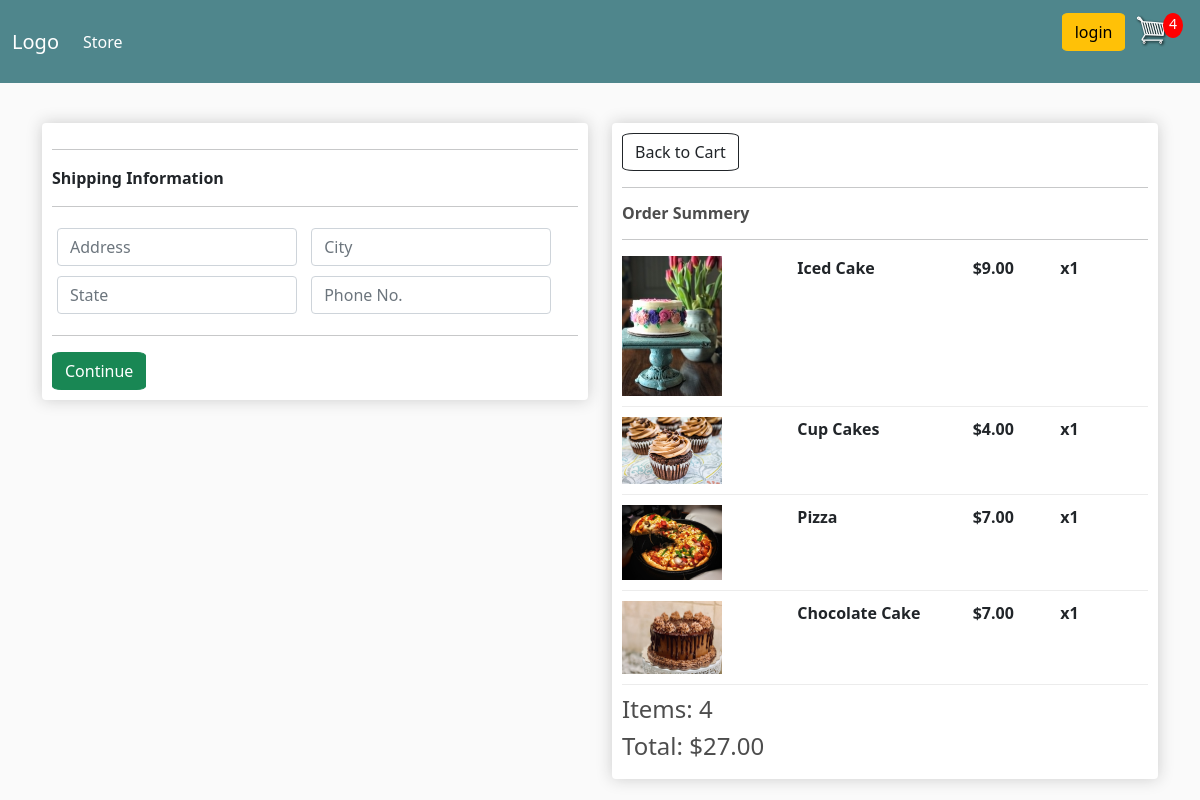
Screenshot of /checkout/ (signed in) with the database file from the repository.
### store/models.py (models this page shows, shortened)
class OrderItem(models.Model):
    product = models.ForeignKey(Product, on_delete=models.SET_NULL, null=True)
    order = models.ForeignKey(Order, on_delete=models.SET_NULL, null=True)
    quantity = models.IntegerField(default=0, blank=True, null=True)
    date_added = models.DateTimeField(auto_now_add=True)
    @property
    def get_total(self):
        total = self.product.price * self.quantity
        return total

class Product(models.Model):
    name = models.CharField(max_length=200, null=True)
    price = models.DecimalField(max_digits=5, decimal_places=2)
    digital = models.BooleanField(default=False, null=True, blank=False)
    image = models.ImageField(null=True, blank=True)
    @property
    def ImageURL(self):
        try:
            url = self.image.url
        except:
            url = ''
        return url

class Order(models.Model):
    customer = models.ForeignKey(
        Customer, on_delete=models.SET_NULL, blank=True, null=True)
    date_ordered = models.DateTimeField(auto_now_add=True)
    complete = models.BooleanField(default=False, blank=False, null=True)
    transaction_id = models.CharField(max_length=200, null=True)
    @property
    def shipping(self):
        shipping = False
        orderitems = self.orderitem_set.all()
        for i in orderitems:
            if i.product.digital == False:
                shipping = True
        return shipping
    @property
    def get_cart_total(self):
        orderitems = self.orderitem_set.all()
        total = sum([item.get_total for item in orderitems])
        return total
    @property
    def get_cart_items(self):
        orderitems = self.orderitem_set.all()
        total = sum([item.quantity for item in orderitems])
        return total

### store/views.py (the view)
# urls.py: path('checkout/', views.checkout, name="checkout"),
def checkout(request):
    data = cartData(request)
    cartItems = data['cartItems']
    order = data['order']
    items = data['items']
    context = {'items': items, 'order': order, 'cartItems': cartItems}
    return render(request, 'store/checkout.html', context)

### store/util.py (called while the page is built)
def cartData(request):
    if request.user.is_authenticated:
        customer = request.user.customer
        order, created = Order.objects.get_or_create(
            customer=customer, complete=False)
        items = order.orderitem_set.all()
        cartItems = order.get_cart_items
    else:
        cookieData = cookieCart(request)
        cartItems = cookieData['cartItems']
        order = cookieData['order']
        items = cookieData['items']
    return{'cartItems': cartItems, 'order': order, 'items': items}

### store/templates/store/checkout.html (shortened to what this page needs)
{% extends 'store/main.html' %} {% load static %} {% block content %}
<div class="row">
    <div class="col-lg-6">
        <div class="box-element" id="form-wrapper">
            <form action="" id="form">
                <div id="shipping-info">
                    <hr>
                    <p><strong>Shipping Information</strong></p>
                    <hr>
                    <div class="form-field">
                        <input required type="text" class="form-control" name="address" placeholder="Address">
                    </div>
                    <div class="form-field">
                        <input required type="text" class="form-control" name="city" placeholder="City">
                    </div>
                    <div class="form-field">
                        <input required type="text" class="form-control" name="state" placeholder="State">
                    </div>
                    <div class="form-field">
                        <input required type="number" class="form-control" name="phone" placeholder="Phone No.">
                    </div>
                </div>
                <hr>
                <input type="submit" value="Continue" id="form-button" class="btn btn-success btn-block">
            </form>
        </div>
        <br>
    </div>
    <div class="col-lg-6">
        <div class="box-element" id="form-wrapper">
            <a href="{% url 'cart' %}" class="btn btn-outline-dark">Back to Cart</a>
            <hr>
            <h6><strong>Order Summery</strong></h6>
            <hr> {%for item in items%}
            <div class="cart-row">
                <div style="flex: 2;"><img src="{{item.product.ImageURL}}" class="row-image"></div>
                <div style="flex: 2;"><strong>{{item.product.name}}</strong></div>
                <div style="flex: 1;"><strong>${{item.product.price}}</strong></div>
                <div style="flex: 1;">
                    <p><strong>x{{item.quantity}}</strong></p>
                </div>
            </div>
            {%endfor%}
            <h4>Items: {{order.get_cart_items}}</h4>
            <h4>Total: ${{order.get_cart_total|floatformat:2}}</h4>
        </div>
    </div>
</div>
{% endblock content %}

### static/css/main.css (style rules this page uses)
body { background-color: hsl(0, 0%, 98%); }
h1, h2, h3, h4, h5, h6 { color: hsl(0, 0%, 30%); }
.box-element { box-shadow: hsl(0, 0%, 80%) 0 0 16px; background-color: #fff; border-radius: 4px; padding: 10px; }
.col-lg-4, .col-lg-6, .col-lg-8, .col-lg-12 { margin-top: 10px; }
.btn { border-radius: 10%; }
.row-image { width: 100px; }
.form-field { width: 250px; display: inline-block; padding: 5px; }
.cart-row { display: flex; align-items: flex-stretch; padding-bottom: 10px; margin-bottom: 10px; border-bottom: 1px solid #ececec; }

### rows the page displays
OrderItem: product.ImageURL (picture), product.name "Iced Cake", product.price "9.00", quantity "1"
OrderItem: product.ImageURL (picture), product.name "Cup Cakes", product.price "4.00", quantity "1"
OrderItem: product.ImageURL (picture), product.name "Pizza", product.price "7.00", quantity "1"
OrderItem: product.ImageURL (picture), product.name "Chocolate Cake", product.price "7.00", quantity "1"
Order: get_cart_items "4", get_cart_total "27.00"

### other values shown
{{ cartItems }} "4"
